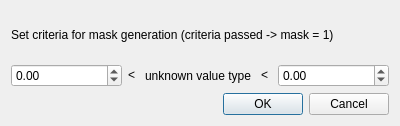
<ui version="4.0" >
 <class>MaskMaker</class>
 <widget class="QDialog" name="MaskMaker" >
  <property name="geometry" >
   <rect>
    <x>0</x>
    <y>0</y>
    <width>400</width>
    <height>126</height>
   </rect>
  </property>
  <property name="windowTitle" >
   <string>Mask Maker</string>
  </property>
  <layout class="QVBoxLayout" name="verticalLayout_2" >
   <item>
    <layout class="QVBoxLayout" name="verticalLayout" >
     <item>
      <widget class="QLabel" name="topLabel" >
       <property name="text" >
        <string>Set criteria for mask generation (criteria passed -> mask = 1)</string>
       </property>
      </widget>
     </item>
     <item>
      <layout class="QHBoxLayout" name="horizontalLayout" >
       <item>
        <widget class="QDoubleSpinBox" name="minSpinBox" >
         <property name="minimum" >
          <double>-999999999.000000000000000</double>
         </property>
         <property name="maximum" >
          <double>999999999.000000000000000</double>
         </property>
        </widget>
       </item>
       <item>
        <widget class="QLabel" name="ltLabel1" >
         <property name="sizePolicy" >
          <sizepolicy vsizetype="Fixed" hsizetype="Fixed" >
           <horstretch>0</horstretch>
           <verstretch>0</verstretch>
          </sizepolicy>
         </property>
         <property name="text" >
          <string> &lt; </string>
         </property>
        </widget>
       </item>
       <item>
        <widget class="QLabel" name="histoLabel" >
         <property name="text" >
          <string>unknown value type</string>
         </property>
        </widget>
       </item>
       <item>
        <widget class="QLabel" name="ltLabel2" >
         <property name="sizePolicy" >
          <sizepolicy vsizetype="Fixed" hsizetype="Fixed" >
           <horstretch>0</horstretch>
           <verstretch>0</verstretch>
          </sizepolicy>
         </property>
         <property name="text" >
          <string> &lt; </string>
         </property>
        </widget>
       </item>
       <item>
        <widget class="QDoubleSpinBox" name="maxSpinBox" >
         <property name="minimum" >
          <double>-999999999.000000000000000</double>
         </property>
         <property name="maximum" >
          <double>999999999.000000000000000</double>
         </property>
        </widget>
       </item>
      </layout>
     </item>
     <item>
      <widget class="QDialogButtonBox" name="buttonBox" >
       <property name="orientation" >
        <enum>Qt::Horizontal</enum>
       </property>
       <property name="standardButtons" >
        <set>QDialogButtonBox::Cancel|QDialogButtonBox::Ok</set>
       </property>
      </widget>
     </item>
    </layout>
   </item>
  </layout>
 </widget>
 <resources/>
 <connections>
  <connection>
   <sender>buttonBox</sender>
   <signal>accepted()</signal>
   <receiver>MaskMaker</receiver>
   <slot>accept()</slot>
   <hints>
    <hint type="sourcelabel" >
     <x>248</x>
     <y>254</y>
    </hint>
    <hint type="destinationlabel" >
     <x>157</x>
     <y>274</y>
    </hint>
   </hints>
  </connection>
  <connection>
   <sender>buttonBox</sender>
   <signal>rejected()</signal>
   <receiver>MaskMaker</receiver>
   <slot>reject()</slot>
   <hints>
    <hint type="sourcelabel" >
     <x>316</x>
     <y>260</y>
    </hint>
    <hint type="destinationlabel" >
     <x>286</x>
     <y>274</y>
    </hint>
   </hints>
  </connection>
 </connections>
</ui>
